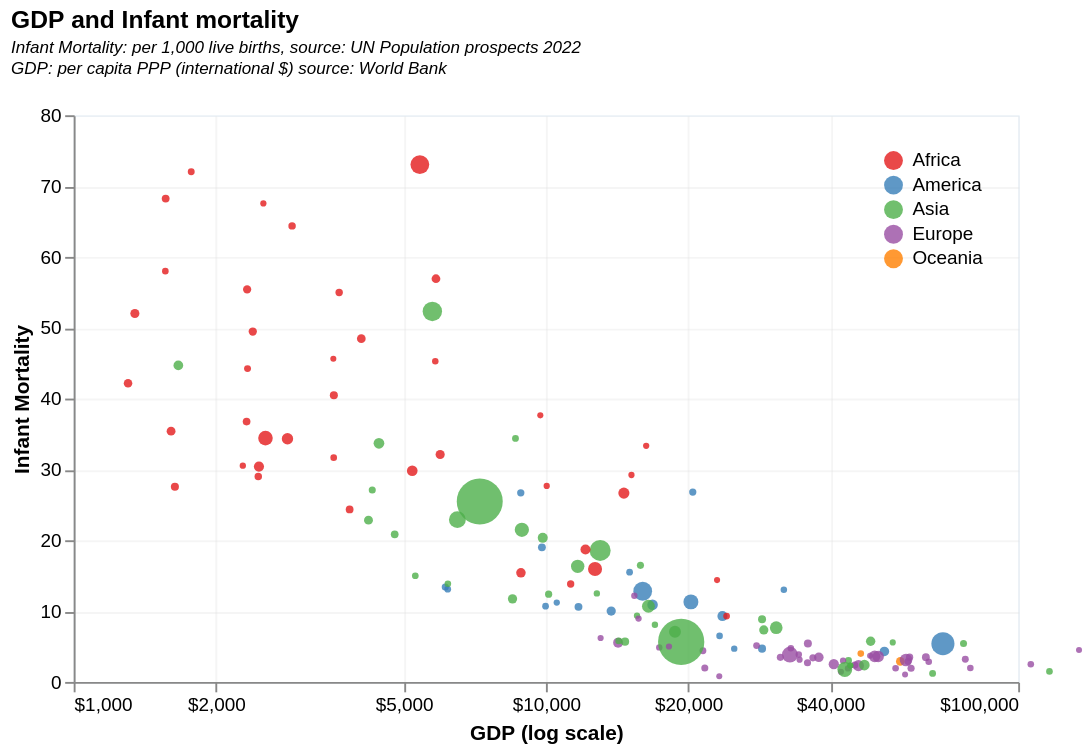

This figure's Vega-Lite source:
### Vega-Lite specification from a JSON file in a GitHub repository (floating-point values rounded to 4 significant figures; data arrays with more than 128 entries replaced by an {"elided": "..."} marker saying what was removed)
{"$schema": "https://vega.github.io/schema/vega-lite/v5.json", "description": "", "title": {"text": "GDP and Infant mortality", "subtitle": ["Infant Mortality: per 1,000 live births, source: UN Population prospects 2022", "GDP: per capita PPP (international $) source: World Bank", ""], "subtitleFontStyle": "italic", "subtitleFontSize": 9, "anchor": "start", "color": "black"}, "data": {"values": {"elided": "145 records"}}, "mark": {"type": "circle", "size": 150, "opacity": 0.8}, "height": 300, "width": 500, "view": {"stroke": "aliceblue"}, "encoding": {"x": {"field": "GDP per capita (PPP)", "type": "quantitative", "title": "GDP (log scale)", "scale": {"type": "log", "domain": [1000, 100000]}, "axis": {"values": [1000, 2000, 5000, 10000, 20000, 40000, 100000], "format": "$,", "gridOpacity": 0.3}}, "y": {"field": "Infant Mortality", "type": "quantitative", "title": "Infant Mortality", "axis": {"gridOpacity": 0.3}}, "color": {"field": "Continent", "type": "nominal", "scale": {"scheme": "set1"}, "legend": {"orient": "top-right"}, "title": null}, "size": {"field": "Population", "type": "quantitative", "scale": {"range": [10, 600]}, "legend": null}, "tooltip": [{"field": "Country"}, {"field": "Population", "format": ",d"}, {"field": "GDP per capita (PPP)", "title": "GDP per capita", "format": "$,d"}, {"field": "Happiness score", "format": ",.3"}]}}
